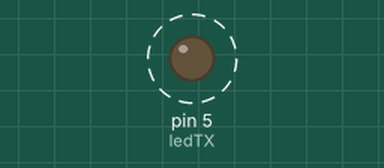
Bench run of a sketch on a simulated Arduino Uno, built with avr-gcc and run on an emulated ATmega328P. Shown: output pins drawn as LEDs (lit = HIGH). Dashed ring = blinking. No radio packets arrive unless stated.

Above: at 0.2 s.
Timing chart, 0 to 3.5 s (numbered marks = the images above):
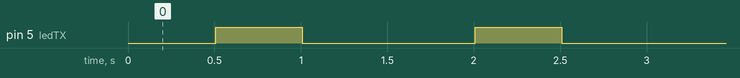

The sketch:

Transmisor.ino
```cpp
/* NRF24L01  ARDUINO UNO
1: GND        pin GND
2: VCC        pin 3v3
3: CE         pin 9
4: CSN        pin 10
5: SCK        pin 13
6: MOSI       pin 11
7: MISO       pin 12
*/

#include <nRF24L01.h>
#include <RF24.h>
#include <RF24_config.h>
#include <SPI.h>

int ledTX = 5;
const int pinCE = 9;
const int pinCSN = 10;

RF24 radio(pinCE, pinCSN);

byte direccion[5] = { 'j', 'h', 'o', 'a', 'n' };
int datos[16];

void setup(void) {
  Serial.begin(9600);
  radio.begin();
  radio.setPALevel(RF24_PA_MAX);
  radio.setDataRate(RF24_250KBPS);
  radio.setChannel(100);
  // radio.stopListening();
  radio.openWritingPipe(direccion);
  pinMode(ledTX, OUTPUT);
}

void loop(void) {
  datos[0] = 2;
  radio.write(datos, sizeof(datos));
  delay(500);
  digitalWrite(ledTX, HIGH);
  delay(500);
  digitalWrite(ledTX, LOW);
  delay(500);
}
```

Measured:
- by itself, pin 5 (ledTX): alternates HIGH for 0.50 s and LOW for 1.0 s
